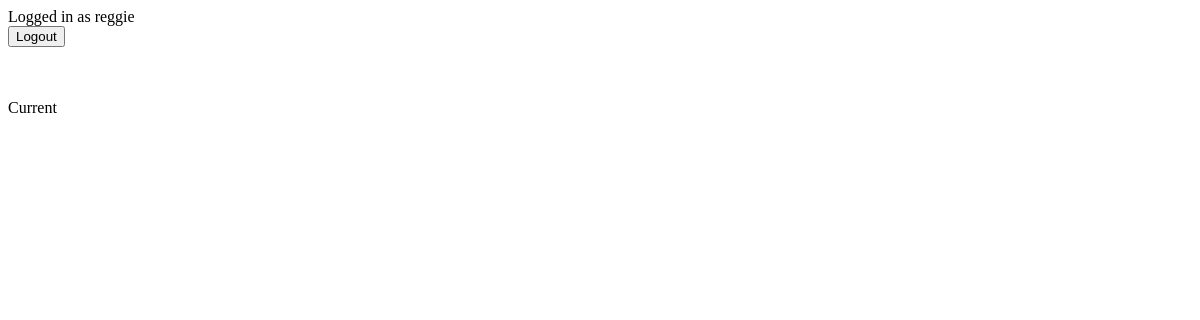
/current/ (signed in), run on an earlier commit of the app's database.
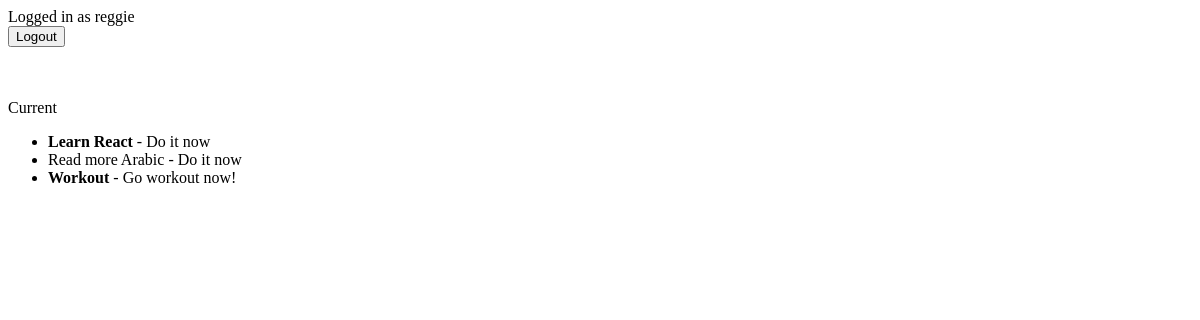
And on a later commit of the database.
### todo/models.py (models this page shows, shortened)
class Todo(models.Model):
    title = models.CharField(max_length=200)
    description = models.TextField(blank=True) #optional
    important = models.BooleanField(default=False)
    created = models.DateTimeField(auto_now_add=True) # specific date and time. anytime a new "todo" object is created it will be givien the value automaticaly
    completed = models.DateTimeField(null=True, blank=True)
    user = models.ForeignKey(User, on_delete=models.CASCADE)

### todo/views.py (the view)
# urls.py: path('current/', views.currenttodos, name='currenttodos')
def currenttodos(request):
    todos = Todo.objects.filter(user=request.user, completed__isnull =True) # if completed dont show "completed__isnull"
    return render(request, 'todo/currenttodos.html', {'todos':todos})

### todo/templates/todo/currenttodos.html
{% extends 'todo/base.html' %}
{% block content %}
Current
<ul>
    {% for todo in todos %}
    <li>
        {% if todo.important %}<b>{% endif %}{{ todo.title }}</b>
        {% if todo.description %} - {{ todo.description }}{% endif %}
    </li>
    {% endfor %}
</ul>
{% endblock  %}

### todo/templates/todo/base.html (shortened to what this page needs)
{% if user.is_authenticated %}
Logged in as {{ user.username }}
<form action="{% url 'logoutuser' %}" method="POST">
<button type="submit">Logout</button>
</form>
{% else %}
<a href="{% url 'signupuser' %}">Sign up</a>
<a href="{% url 'loginuser' %}">Login</a>
{% endif %}
{% block content %}{% endblock content %}

What changed in the data, as far as the page shows it:
added Todo: title "Learn React", description "Do it now"
added Todo: title "Read more Arabic", description "Do it now"
added Todo: title "Workout", description "Go workout now!"
